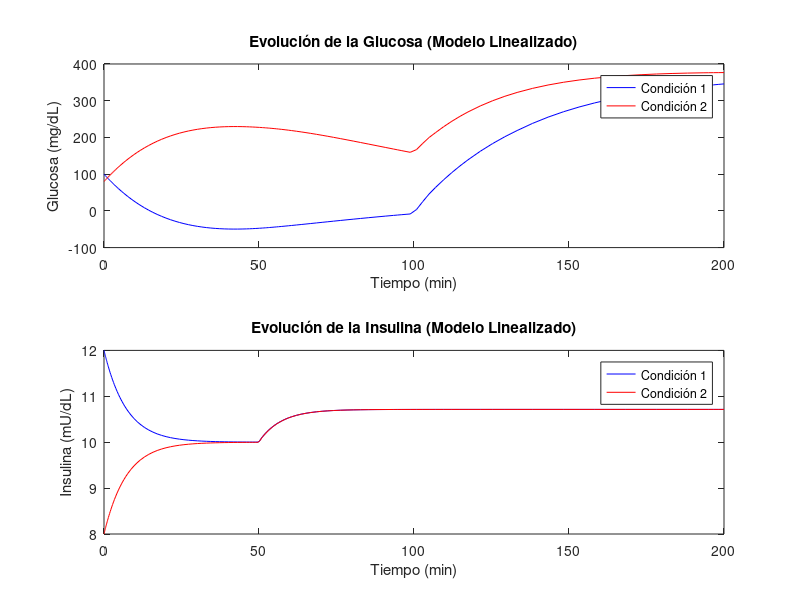

This figure's MATLAB source:
function modelo_linealizado()
    % Parámetros del modelo linealizado
    p1 = 0.03;
    p2 = 0.02;
    p3 = 0.0005;
    n = 0.14;
    VL = 10;
    IB = 10;
    GB = 90;

    % Matrices del sistema linealizado
    A = [-p1, -GB, 0; 0, -p2, p3; 0, 0, -n];
    B = [0; 0; 1/VL];
    H = [1; 0; 0];  % Afecta solo la glucosa
    C = [1, 0, 0];  % Medimos solo la glucosa

    % Condiciones iniciales
    x0_1 = [10; 0.1; 2];  % Primera condición inicial
    x0_2 = [-10; -0.1; -2];  % Segunda condición inicial

    % Tiempo de simulación
    tspan = [0 200];

    % Simulación de la respuesta con perturbaciones e insulina
    [t, x1] = ode45(@(t, x) sistema_lineal(t, x, A, B, H, IB), tspan, x0_1);
    [t, x2] = ode45(@(t, x) sistema_lineal(t, x, A, B, H, IB), tspan, x0_2);

    % Graficar resultados
    figure;
    subplot(2,1,1);
    plot(t, x1(:,1) + GB, 'b', t, x2(:,1) + GB, 'r');
    xlabel('Tiempo (min)'); ylabel('Glucosa (mg/dL)');
    legend('Condición 1', 'Condición 2'); title('Evolución de la Glucosa (Modelo Linealizado)');

    subplot(2,1,2);
    plot(t, x1(:,3) + IB, 'b', t, x2(:,3) + IB, 'r');
    xlabel('Tiempo (min)'); ylabel('Insulina (mU/dL)');
    legend('Condición 1', 'Condición 2'); title('Evolución de la Insulina (Modelo Linealizado)');

end

function dxdt = sistema_lineal(t, x, A, B, H, IB)
    u = 1 * (t > 50);  % Infusión de insulina como un escalón
    d = 10 * (t > 100);  % Ingesta de glucosa como perturbación

    dxdt = A * x + B * u + H * d;
end
